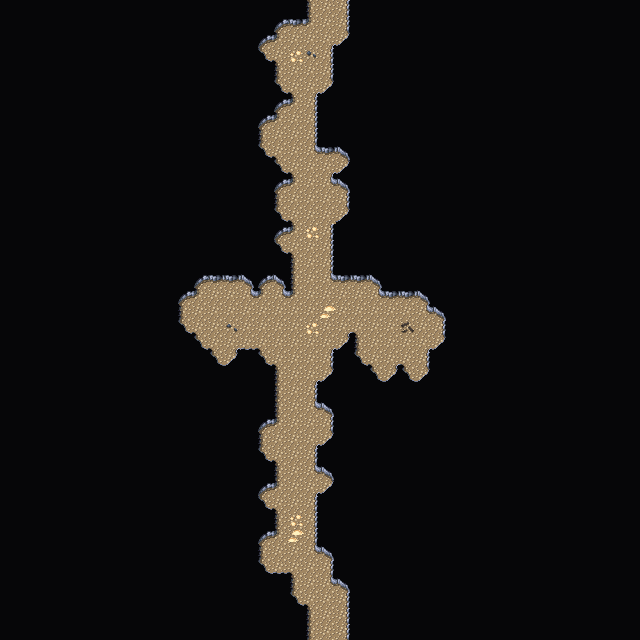

Below is a game level as drawn by its tile map, then a one-line description and the .tmx that defines it (tile-layer data replaced by summaries):
An orthogonal 40x40 tile map with 16x16 px tiles, 3 tile layers (Background, Walls, Clutter), 2 tilesets and 3 objects.

<map version="1.10" tiledversion="1.10.1" orientation="orthogonal" renderorder="right-down" width="40" height="40" tilewidth="16" tileheight="16" infinite="0" nextlayerid="7" nextobjectid="63">
 <editorsettings>
  <export target="wastetown..tmx" format="tmx" />
 </editorsettings>
 <tileset firstgid="1" source="../../../../common/maps/tileset/main.tsx" />
 <tileset firstgid="10113" source="../../../../common/maps/tileset/buildings.tsx" />
 <layer id="1" name="Background" width="40" height="40">
  <data>[1600 cells, 1600 non-empty, 1 distinct tile ids]</data>
 </layer>
 <layer id="2" name="Walls" width="40" height="40">
  <data>[1600 cells, 1517 non-empty, 17 distinct tile ids]</data>
 </layer>
 <layer id="3" name="Clutter" width="40" height="40">
  <properties>
   <property name="spriteLayer" type="bool" value="true" />
  </properties>
  <data>[1600 cells, 9 non-empty, 5 distinct tile ids]</data>
 </layer>
 <objectgroup id="4" name="Objects">
  <object id="38" template="../../../../common/maps/obj/entry_up.tx" x="321" y="640.667">
   <properties>
    <property name="teleport" value="" />
   </properties>
  </object>
  <object id="61" template="../../../../common/maps/obj/door_down.tx" x="321.333" y="16.6666">
   <properties>
    <property name="teleport" value="../Shandalar Old Border/maps/map/cave/cave_multilevel_4/cave_23I5.tmx" />
    <property name="teleportObjectId" value="62" />
   </properties>
  </object>
  <object id="62" template="../../../../common/maps/obj/enemy.tx" x="307" y="295">
   <properties>
    <property name="enemy" value="Evil Wall" />
    <property name="threatRange" type="int" value="50" />
   </properties>
  </object>
 </objectgroup>
</map>
